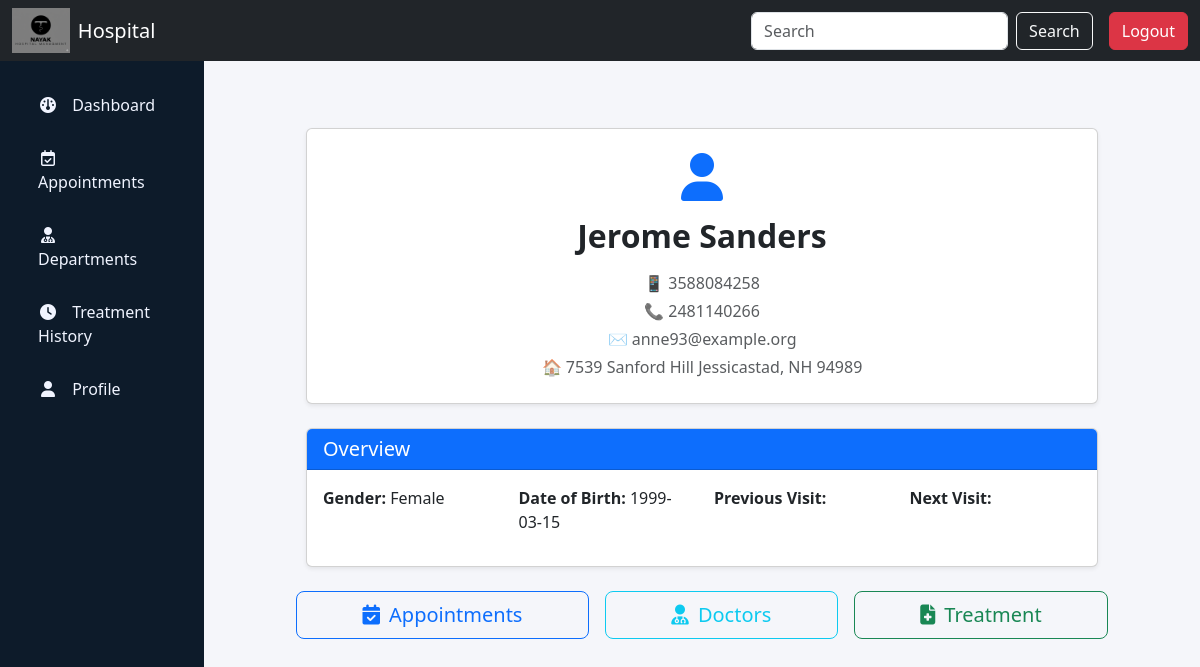
Page /patient/edit (signed in) on the committed database.
### app.py (models this page shows, shortened)
class Users(db.Model):
    user_id = db.Column(db.Integer, primary_key=True)
    username = db.Column(db.String(100), nullable=False)
    email = db.Column(db.String(100), nullable=False, unique=True)
    password = db.Column(db.String(200), nullable=False)
    role = db.Column(db.String(100), nullable=False, default='patient')
    fname = db.Column(db.String(100))
    lname = db.Column(db.String(100))
    phone = db.Column(db.String(15))
    address = db.Column(db.String(100))
    is_active = db.Column(db.Boolean, nullable=False, default=True)
    date_created = db.Column(db.DateTime, default=datetime.utcnow)
    patient_profile = db.relationship('Patients', backref='user', lazy=True, uselist=False)
    doctor_profile = db.relationship('Doctors', backref='user', lazy=True, uselist=False)

class Patients(db.Model):
    patient_id = db.Column(db.Integer, primary_key=True)
    user_id = db.Column(db.Integer, db.ForeignKey('users.user_id'), nullable=False)
    date_of_birth = db.Column(db.Date, nullable=False)
    gender = db.Column(db.String(10), nullable=False)
    blood_group = db.Column(db.String(5), nullable=False)
    emergency_contact = db.Column(db.String(15), nullable=False)
    medical_history = db.Column(db.String(500), nullable=False)
    medical_history_entries = db.relationship('MedicalHistory', backref='patient', lazy=True)

### app.py (the view, shortened to what this page needs)
@app.route("/patient/edit", methods=["GET", "POST"])
def patient_edit():
    patient_id = session.get('patient_id')
    if not patient_id:
        flash("Session expired. Please login again.", "warning")
        return redirect(url_for('login'))
    patient = Patients.query.get(patient_id)
    treatments = Treatments.query.join(Appointments).filter(Appointments.patient_id == patient_id).all()
    return render_template("patient_edit.html", patient=patient, treatment=treatments)

### templates/patient_edit.html (shortened to what this page needs)
{% extends "base_patient.html" %}
{% block content %}
<div class="container mt-5">
    <div class="card mb-4 shadow-sm profile-card p-4 text-center">
        <div class="mb-3">
            <i class="fa-solid fa-user fa-3x text-primary"></i>
        </div>
        <h2 class="fw-bold mb-3">{{ patient.user.fname }} {{ patient.user.lname }}</h2>
        <div class="contact-details text-muted">
            <p class="mb-1">📱 {{ patient.user.phone }}</p>
            <p class="mb-1">📞 {{ patient.emergency_contact }}</p>
            <p class="mb-1">✉️ {{ patient.user.email }}</p>
            <p class="mb-0">🏠 {{ patient.user.address }}</p>
        </div>
    </div>
    <div class="card mb-4 shadow-sm">
        <div class="card-header bg-primary text-white">
            <h5 class="mb-0">Overview</h5>
        </div>
        <div class="card-body">
            <div class="row text-center text-md-start">
                <div class="col-md-3 col-6 mb-3">
                    <strong>Gender:</strong> <span>{{ patient.gender }}</span>
                </div>
                <div class="col-md-3 col-6 mb-3">
                    <strong>Date of Birth:</strong> <span>{{ patient.date_of_birth }}</span>
                </div>
                <div class="col-md-3 col-6 mb-3">
                    <strong>Previous Visit:</strong>
                </div>
                <div class="col-md-3 col-6 mb-3">
                    <strong>Next Visit:</strong>
                </div>
            </div>
        </div>
    </div>
    <div class="d-flex flex-wrap justify-content-center gap-3 mb-5">
        <a href="{{ url_for('patient_appointment') }}" class="btn btn-outline-primary btn-lg flex-fill text-center">
            <i class="fa-solid fa-calendar-check me-1"></i> Appointments
        </a>
        <a href="{{ url_for('patient_department') }}" class="btn btn-outline-info btn-lg flex-fill text-center">
            <i class="fa-solid fa-user-doctor me-1"></i> Doctors
        </a>
        <a href="{{ url_for('patient_history') }}" class="btn btn-outline-success btn-lg flex-fill text-center">
            <i class="fa-solid fa-file-medical me-1"></i> Treatment
        </a>
    </div>
</div>
{% endblock %}

### static/css/style.css (style rules this page uses)
html, body { overflow-x: hidden; width: 100%; }
body { margin: 0; padding: 0; }
body { margin-top: 70px; }
.card { margin: 10px; }

### rows in the picture
Users: user.fname "Jerome", user.lname "Sanders", user.phone "3588084258", user.email "anne93@example.org", user.address "7539 Sanford Hill Jessicastad, NH 94989"
Patients: emergency_contact "2481140266", gender "Female", date_of_birth "1999-03-15"
